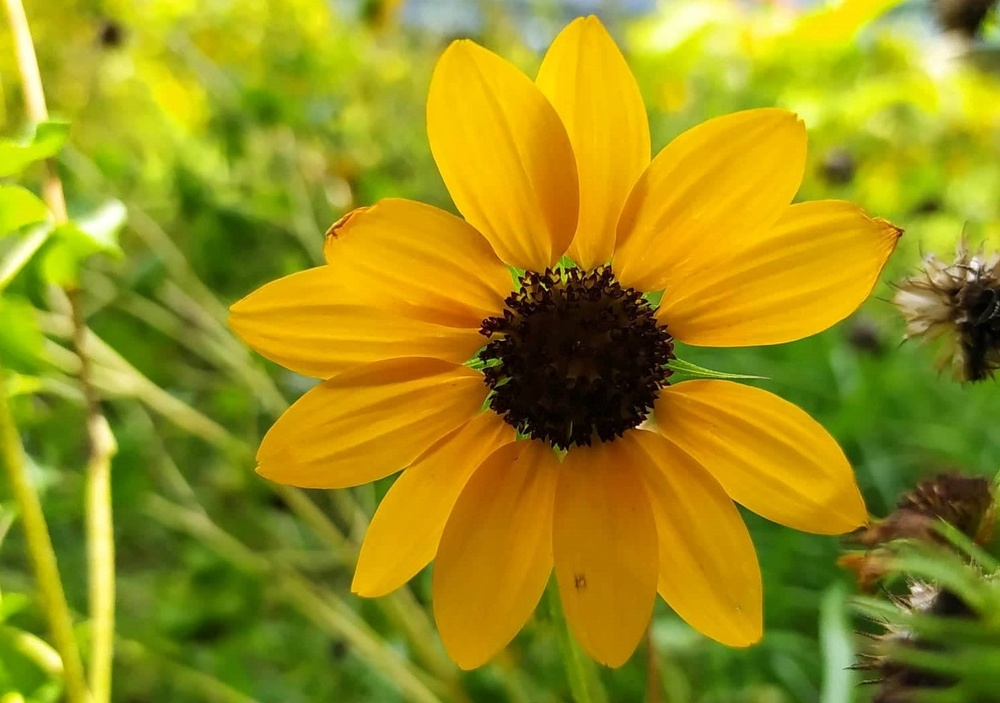
#> input picture assignment10/sunflower.jpg, 1000 x 703 px, shrunk from 1487 x 1046 before the run
$ python harun.py
#> lines starting #> are read from the running program, lines starting #| are printed output that depends on the picture
from cv2 import equalizeHist
import matplotlib.pyplot as plt
import cv2
import numpy as np
import math


def main():
    rgb = cv2.imread('sunflower.jpg')
#> rgb is the input picture: shape (703, 1000, 3); mean B, G, R 23.4, 144.6, 154.4
    print(rgb.shape)
#| (703, 1000, 3)
    grayscale = cv2.cvtColor(rgb, cv2.COLOR_BGR2GRAY)
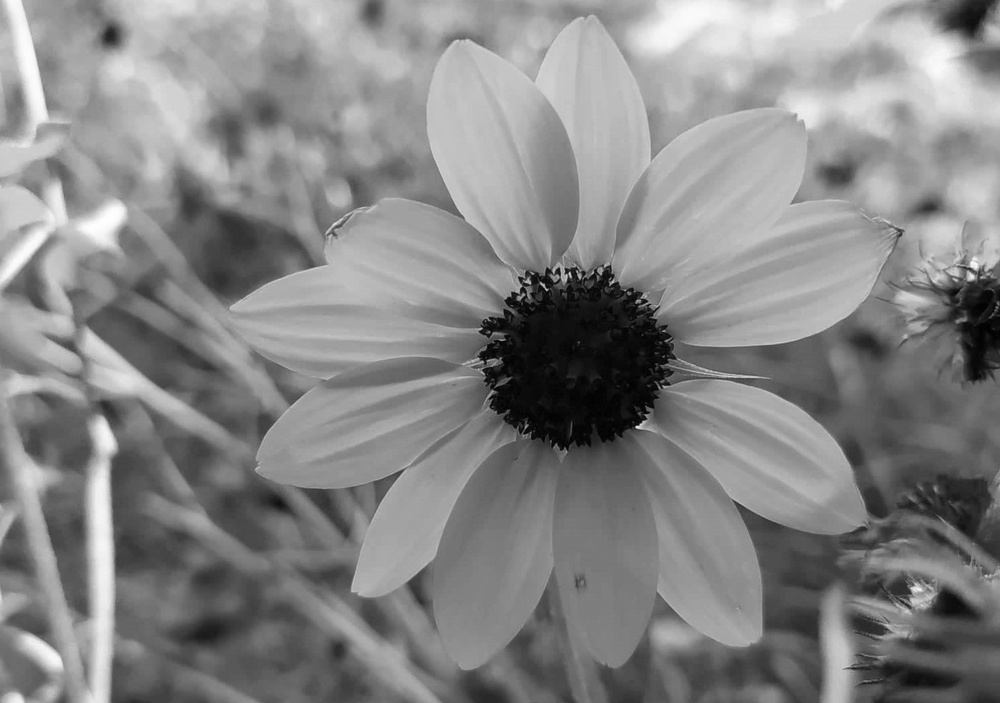
#> grayscale: shape (703, 1000); min 0, max 254, mean 133.7
    result = cv2.equalizeHist(grayscale)
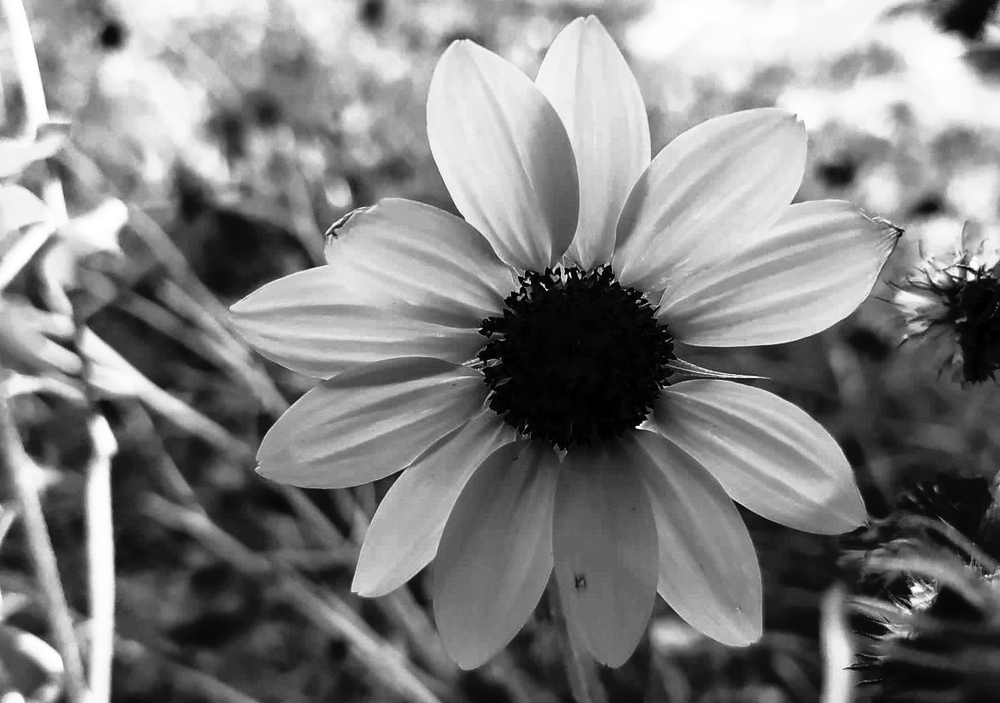
#> result: shape (703, 1000); min 0, max 255, mean 128.3

    # create histogram
    hist = cv2.calcHist([grayscale], [0], None, [256], [0, 256])
#> hist = 256 values, max 7608 at index 161, min 0 at index 255, mean 2746.1
    equalizedhist = cv2.calcHist([result], [0], None, [256], [0, 256])
#> equalizedhist = 256 values, max 7608 at index 172, min 0 at index 27, mean 2746.1

    # plot histogram
    plt.figure(figsize=(15, 10))
    plt.plot(hist, color='r')
    plt.title('Normal Image Histogram')
    plt.xlabel('Intensity')
    plt.ylabel('Number of pixels')
    plt.savefig('histogram.png')
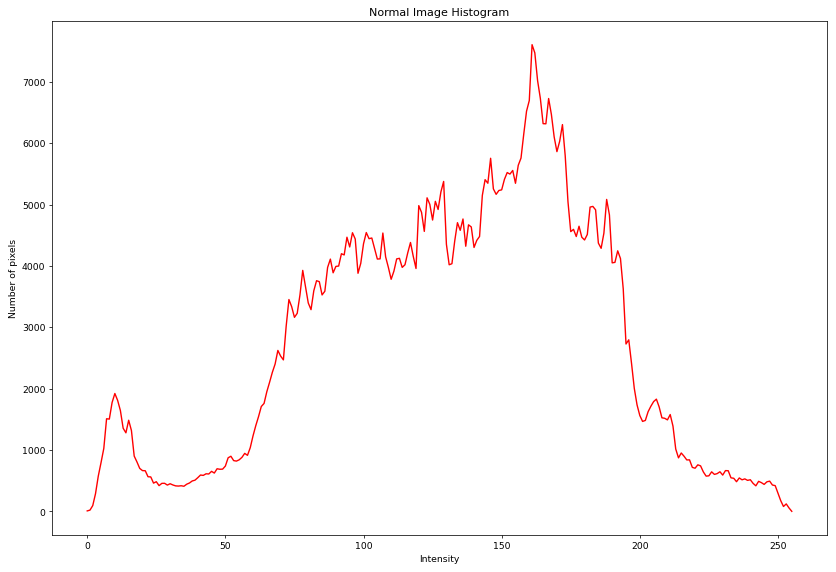
#> figure drawn by matplotlib, 1 panel; curve peaks at x = 161, y = 7608
    plt.figure(figsize=(15, 10))
    plt.plot(equalizedhist, color='b')
    plt.title('Equalized Histogram')
    plt.xlabel('Intensity')
    plt.ylabel('Number of pixels')
    plt.savefig('histogram_equalized.png')
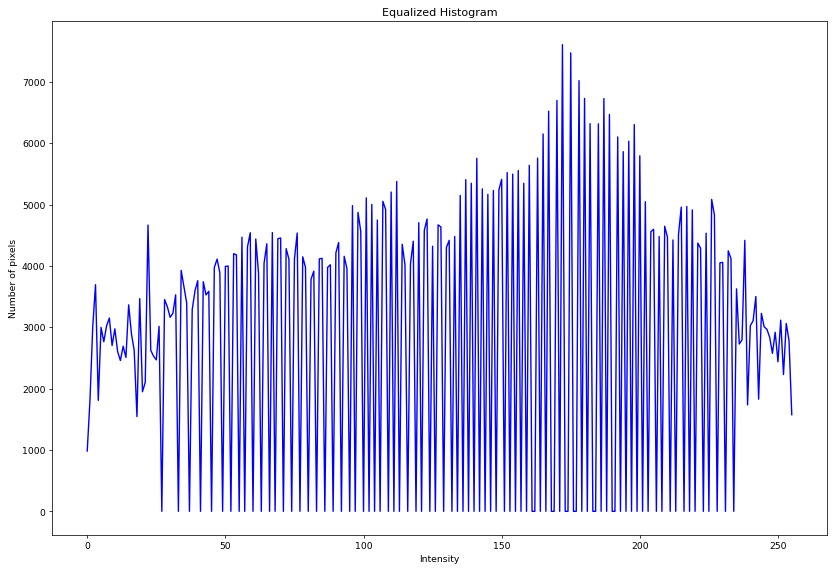
#> figure drawn by matplotlib, 1 panel; curve peaks at x = 172, y = 7608

    img_set = [grayscale, result]
    title_set = ['Original Image', 'Equalize Image']

    plot_img(img_set, title_set)


def plot_img(img_set, title_set):
    n = len(img_set)
#> n = 2

    plot_number = 1
    for i in range(n):
        # plt.subplot(2, 2, plot_number)
        plt.figure(figsize=(15, 10))
        plt.title(title_set[i])

        ch = len(img_set[i].shape)
        if ch == 3:
            plt.imshow(img_set[i])
        else:
            plt.imshow(img_set[i], cmap='gray')

        plt.savefig('./'+title_set[i] +'.png')
        # plt.subplot(2, 2, plot_number + 1)
        plt.hist(img_set[i].ravel(), 256, [0, 256])
        plt.title(title_set[i] + ' Histogram')
        plt.xlabel('Intensity')
        plt.ylabel('Number of pixels')

        plot_number += 2
#> after the loop, plot_number = 5


def rgb_to_grayscale(rgb):
    red, green, blue = rgb[:, :, 0], rgb[:, :, 1], rgb[:, :, 2]

    graysclae = red * 0.2989 + green * 0.5870 + blue * 0.1140
    graysclae = graysclae.astype(int)

    return graysclae


def hist_equal(img):
    row, col = img.shape
    num_of_pixels = []
    equalization = []

    img_1d = img.reshape(-1)
    num_of_pixels = np.zeros((256,), dtype=int)

    for i in range(len(img_1d)):
        num_of_pixels[img_1d[i]] += 1

    for i in range(256):
        pdf = num_of_pixels[i]/np.sum(num_of_pixels)

        if i == 0:
            cdf = pdf
        else:
            cdf = cdf + pdf

        equalization.append(math.ceil(cdf * 255))

    result = np.zeros((row, col), dtype=np.uint8)

    for i in range(row):
        for j in range(col):
            result[i, j] = equalization[img[i, j]]

    return result


if __name__ == '__main__':
    main()
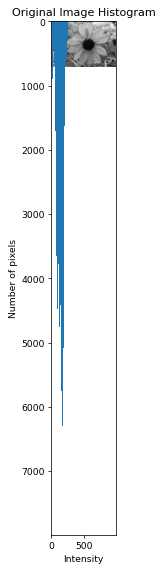
#> figure drawn by matplotlib, 1 panel
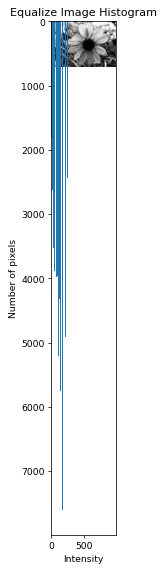
#> figure drawn by matplotlib, 1 panel

$ run again, with assignment10/image1.jpg copied over assignment10/sunflower.jpg
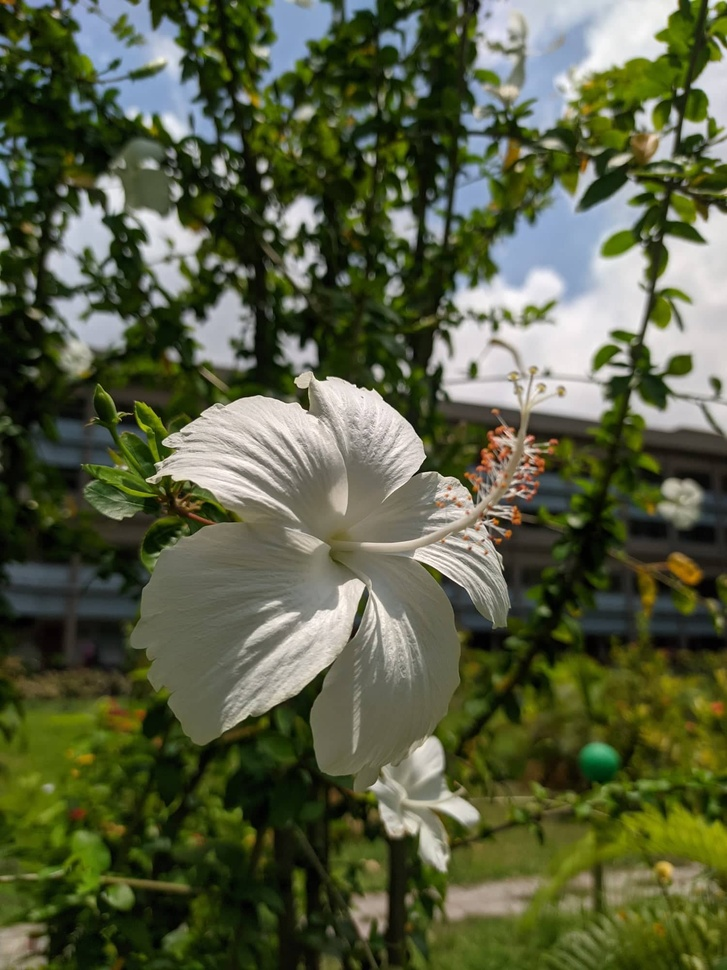
#> input picture assignment10/image1.jpg, 727 x 970 px, shrunk from 1500 x 2000 before the run
#> in main, rgb is the input picture: shape (970, 727, 3); mean B, G, R 66.3, 93.9, 87.5
#| (970, 727, 3)
#> in main, `result = cv2.equalizeHist(grayscale)`:
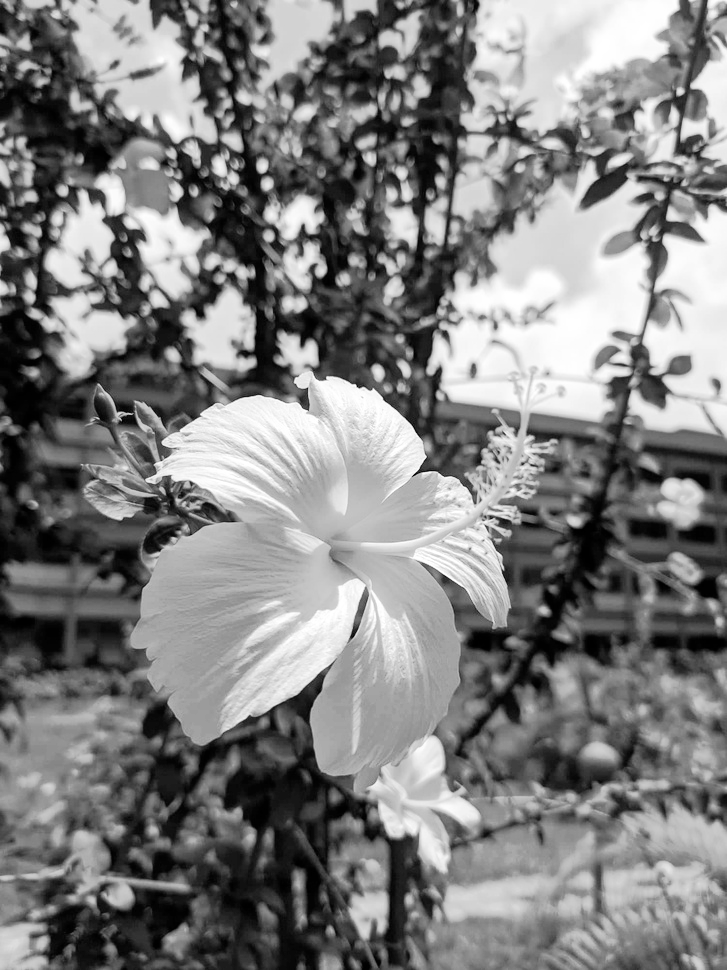
#> result: shape (970, 727); min 0, max 255, mean 128.2
#> hist = 256 values, max 7072 at index 96, min 0 at index 255, mean 2754.6
#> equalizedhist = 256 values, max 7072 at index 162, min 0 at index 6, mean 2754.6
#> n = 2
#> after the loop in plot_img, `for i in range(n):`: plot_number = 5
#> `main()`:
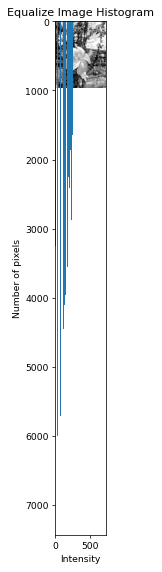
#> figure drawn by matplotlib, 1 panel

$ run again, with assignment10/Original Image.png saved as assignment10/sunflower.jpg
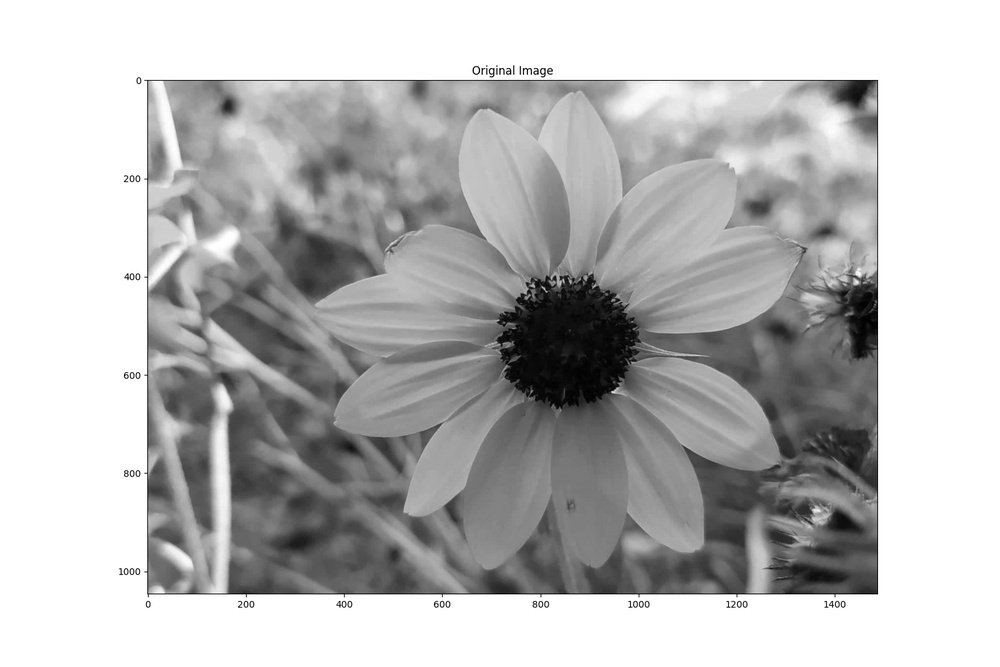
#> input picture assignment10/Original Image.png, 1000 x 667 px, shrunk from 1500 x 1000 before the run
#> in main, rgb is the input picture: shape (667, 1000, 3); min 0, max 255, mean 186.1
#| (667, 1000, 3)
#> in main, `result = cv2.equalizeHist(grayscale)`:
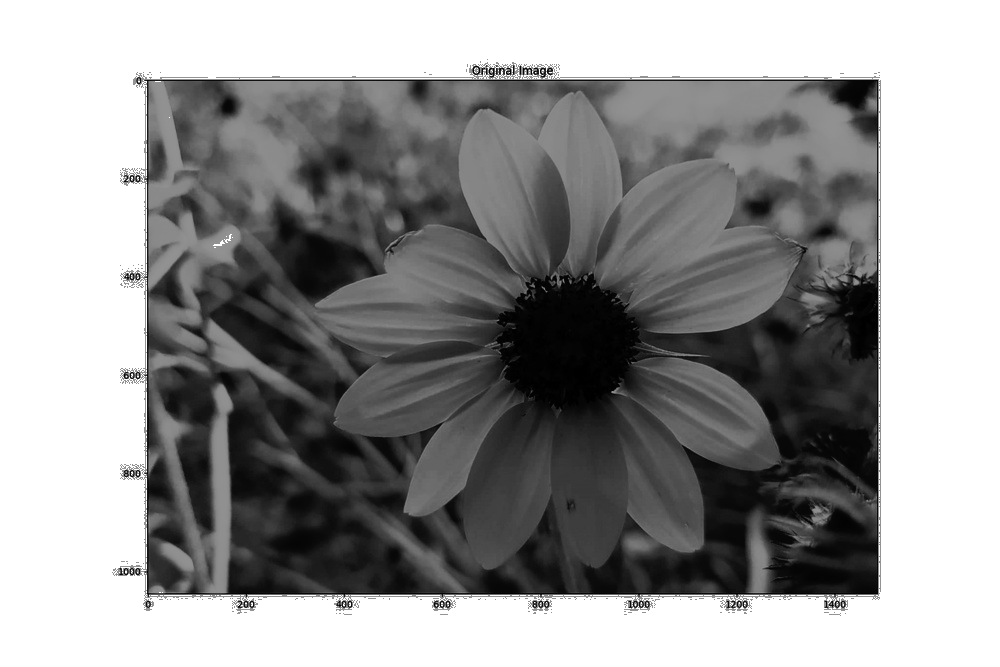
#> result: shape (667, 1000); min 0, max 255, mean 150.6
#> hist = 256 values, max 282324 at index 255, min 16 at index 0, mean 2605.5
#> equalizedhist = 256 values, max 282324 at index 255, min 0 at index 60, mean 2605.5
#> n = 2
#> after the loop in plot_img, `for i in range(n):`: plot_number = 5
#> `main()`:
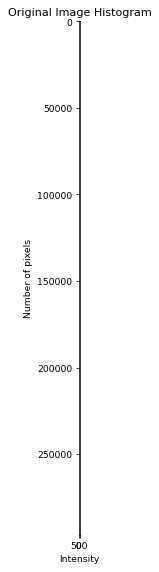
#> figure drawn by matplotlib, 1 panel
